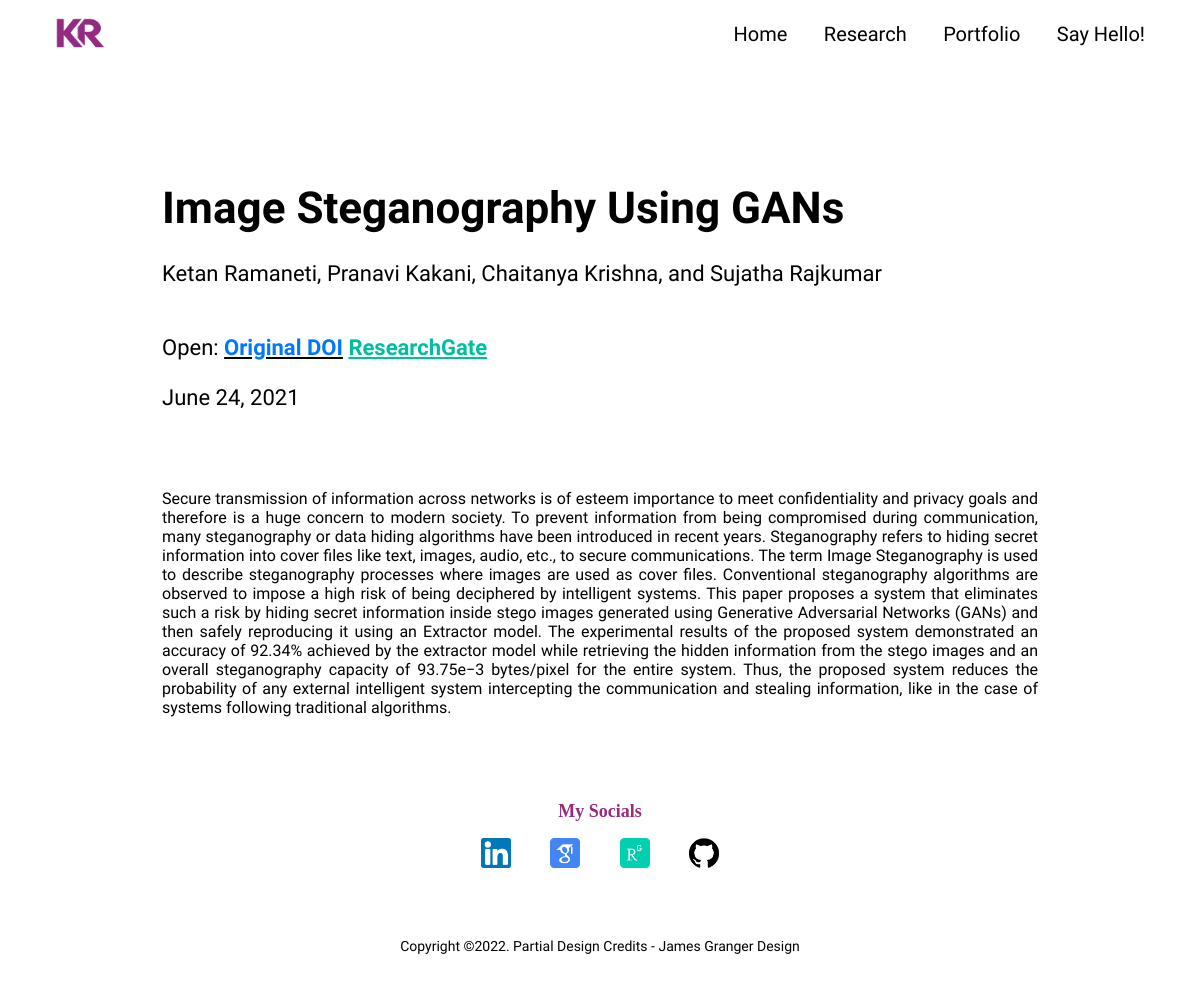
/blog/image-steganography-using-gans, run on the app's committed database.
### main/models.py (models this page shows, shortened)
class Blog(models.Model):
    class Meta:
        verbose_name_plural = 'Blog Profiles'
        verbose_name = 'Blog'
        ordering = ["timestamp"]
    timestamp = models.DateTimeField(auto_now_add=False)
    author = models.CharField(max_length=200, blank=True, null=True)
    name = models.CharField(max_length=200, blank=True, null=True)
    description = RichTextField(blank=True, null=True)
    body = RichTextField(blank=True, null=True)
    slug = models.SlugField(null=True, blank=True)
    image = models.ImageField(blank=True, null=True, upload_to="blog")
    to_display = models.BooleanField(default=True)
    is_active = models.BooleanField(default=True)
    doi_link = models.CharField(max_length=500, blank=True, null=True)
    research_gate_link = models.CharField(max_length=500, blank=True, null=True)

### main/views.py (the view)
# urls.py: path('blog/<slug:slug>', views.BlogDetailView.as_view(), name="blog"),
class BlogDetailView(generic.DetailView):
	model = Blog
	template_name = "main/blog-detail.html"

### django_resume1/context_processors.py (called while the page is built)
def project_context(request):
	context = {
		'me': User.objects.first(),
	}
	return context

### main/templates/main/blog-detail.html (shortened to what this page needs)
{% extends 'main/base.html' %}
{% load static %}
{% block content %}
<section >
  <div class="innerPageBannerCol" >
    <div class="container">
      <div class="row g-4 g-md-3  align-items-center">
        <div class="col-md-600">
          <div class="bannerContent">
            <h1 class="xlTitle pb-md-3">{{object.name}}</h1>
          </div>
        </div>
      </div>
      <div class="row">
        <div class="col-md-auto">
          <div class="authorCol">
            <h4 class="smTitle pb-3">{{object.author}}</h4>
          </div>
        </div>
        <div style: "text-align:left">
          <h4 class="smTitle pb-3"></br>Open: <u><a href="{{object.doi_link}}" target="_blank" rel="noopener noreferrer" style="color:#0077ff"><b>Original DOI</u> </a><a href="{{object.research_gate_link}}" target="_blank" rel="noopener noreferrer" style="color:#00bfa0"> <u>ResearchGate</u></a></b></br></br>{{object.timestamp.date}}</h4>
        </div>
      </div>
    </div>
  </div>
</section>
<section>
  <div class="sectionSpaceSm" >
    <div class="container" style="text-align:justify; margin-top:-30px">
      {{object.body|safe}}
    </div>
  </div>
</section>
{% endblock %}

### main/templates/main/base.html (shortened to what this page needs)
{% load static %}
<!doctype html>
<html lang="en">
  <head>
    <link href="{% static 'css/bootstrap.min.css' %}" rel="stylesheet">
    <link rel="stylesheet" href="https://unpkg.com/swiper@7.0.5/swiper-bundle.min.css">
    <link href="{% static 'css/style.css' %}" rel="stylesheet">
  </head>
  <body>
    {% include 'main/partials/nav.html' %}
    {% block content %}
    {% endblock %}
    {% include 'main/partials/footer.html' %}
  </body>
</html>

### main/templates/main/partials/nav.html (shortened to what this page needs)
{% load static %}
<header>
    <div class="headerCol">
    <div class="container-fluid">
        <div class="row align-items-center">
        <div class="col-auto">
            <div class="logoCol"><a href="{% url 'main:home' %}"><img src="{% static 'images/logo.png' %}" width="50" height="30" alt="..."></a></div>
        </div>
        <div class="col">
            <div class="navCollapseCol">
            <div class="navCol">
                <ul>
                <li><a href="{%url 'main:home'%}">Home</a></li>
                <li><a href="{% url 'main:blogs' %}">Research</a></li>
                <li><a href="{%url 'main:portfolios' %}">Portfolio</a></li>
                <li><a href="{%url 'main:contact'%}">Say Hello!</a></li>
                </ul>
            </div>
            </div>
        </div>
        </div>
    </div>
    </div>
</header>

### main/templates/main/partials/footer.html
{% load static %}
<footer>
    <div class="footerCol">
    <div class="container">
        <ul class="socialCol">
        <p style="color:#952a81; font-family:serif"> <b> My Socials </b> </p>
        <li><a href="https://www.linkedin.com/in/ketan1741/" target="_blank" rel="noopener noreferrer"><img src="{% static 'images/linkedIn-icon.png' %}" alt="..."></a></li>
        <li><a href="https://scholar.google.com/citations?user=vn4QMRMAAAAJ&hl=en" target="_blank" rel="noopener noreferrer"><img src="{% static 'images/g-scholar-icon.png' %}" alt="..."></a></li>
        <li><a href="https://www.researchgate.net/profile/Ketan-Ramaneti" target="_blank" rel="noopener noreferrer"><img src="{% static 'images/research-gate-icon.png' %}" alt="..."></a></li>
        <li><a href="https://github.com/ketan1741" target="_blank" rel="noopener noreferrer"><img src="{% static 'images/github-icon.png' %}" alt="..."></a></li>
        </ul>
        <div class="copyrightCol" style="margin-top:50px">
        <p>Copyright ©{% now 'Y' %}. Partial Design Credits - <a href="https://jamesgrangerdesign.co.uk/" target="_blank">James Granger Design</a></p>
        </div>
    </div>
    </div>
</footer>

### static/css/style.css (style rules this page uses)
:root { --primaryColor: #9C07B6; --primaryDarkColor: #3D0048; --primaryHoverColor: #900AA8; --secondaryColor: #F9B000; --baseColor: #000000; --baseFont: 'Heebo', sans-serif; --titleFont: 'Courier Prime', monospace; --regular: 400; --medium: 500; --bold: 700; --black: 900; --lightBg: #F1F1F1; }
html { scroll-behavior: smooth; }
body { font-family: var(--baseFont); color: var(--baseColor); line-height: normal; }
.container, .container-lg, .container-md, .container-sm, .container-xl, .container-xxl { max-width: 900px; margin: auto; }
ul { margin: 0; padding: 0; list-style-type: none; font-size: 18px; margin-top: -17px; color: #4b0357; }
img { max-width: 100%; }
a { color: inherit; }
a, .btn { -webkit-transition: all 300ms ease-in-out 0s; -o-transition: all 300ms ease-in-out 0s; transition: all 300ms ease-in-out 0s; text-decoration: none; }
.xlTitle { font-size: 44px; line-height: 1.3; font-weight: var(--bold); font-family: var(--titleFont) }
.smTitle { font-size: 22px; line-height: normal; font-weight: var(--regular); font-family: var(--titleFont) }
.headerCol { background-color: var(--bs-white); padding: 18px 0; -webkit-transition: all 300ms ease-in-out 0s; -o-transition: all 300ms ease-in-out 0s; transition: all 300ms ease-in-out 0s; position: fixed; z-index: 99; left: 0; right: 0; top: 0; }
.navCol { text-align: right; }
.navCol a { font-size: 20px; color: #000; font-weight: var(--medium); display: inline-block; position: relative; margin-top: 18px; }
.navCol a::before { content: ""; position: absolute; left: 50%; right: 50%; bottom: 0; height: 2px; border-radius: 2px; background-color: var(--primaryColor); -webkit-transition: all 500ms ease-in-out 0s; -o-transition: all 500ms ease-in-out 0s; transition: all 500ms ease-in-out 0s; opacity: 0; }
.navCol li { display: inline-block; }
.navCol li + li { padding-left: 32px; }
.sectionSpaceSm { padding: 35px 0; }
.footerCol { padding: 50px 0; text-align: center; }
.socialCol li { display: inline-block; }
.socialCol li + li { padding-left: 35px; }
.socialCol img { max-width: 30px; max-height: 30px; -o-object-fit: contain; object-fit: contain; }
.copyrightCol { padding: 20px 0 0; font-size: 14px; }
.copyrightCol p { margin: 0; }
.innerPageBannerCol { padding: 180px 0 50px; }
@media (min-width:992px) { .headerCol .container-fluid { padding-left: 30px; padding-right: 30px; } }
@media (min-width:1200px) { .headerCol .container-fluid { padding-left: 55px; padding-right: 55px; } }

### data on the page
Blog: name "Image Steganography Using GANs", author "Ketan Ramaneti, Pranavi Kakani, Chaitanya Krishna, and Sujatha Rajkumar", timestamp "June 24, 2021", body "Secure transmission of information across networks is of esteem importance to meet confidentiality and privacy goals and therefore is a huge concern to modern society. To prevent information from being compromised during communication, many steganography or data hiding algorithms have been introduced in recent years. Steganography refers to hiding secret information into cover files like text, images, audio, etc., to secure communications. The term Image Steganography is used to describe steganography processes where images are used as cover files. Conventional steganography algorithms are observed to impose a high risk of being deciphered by intelligent systems. This paper proposes a…"
